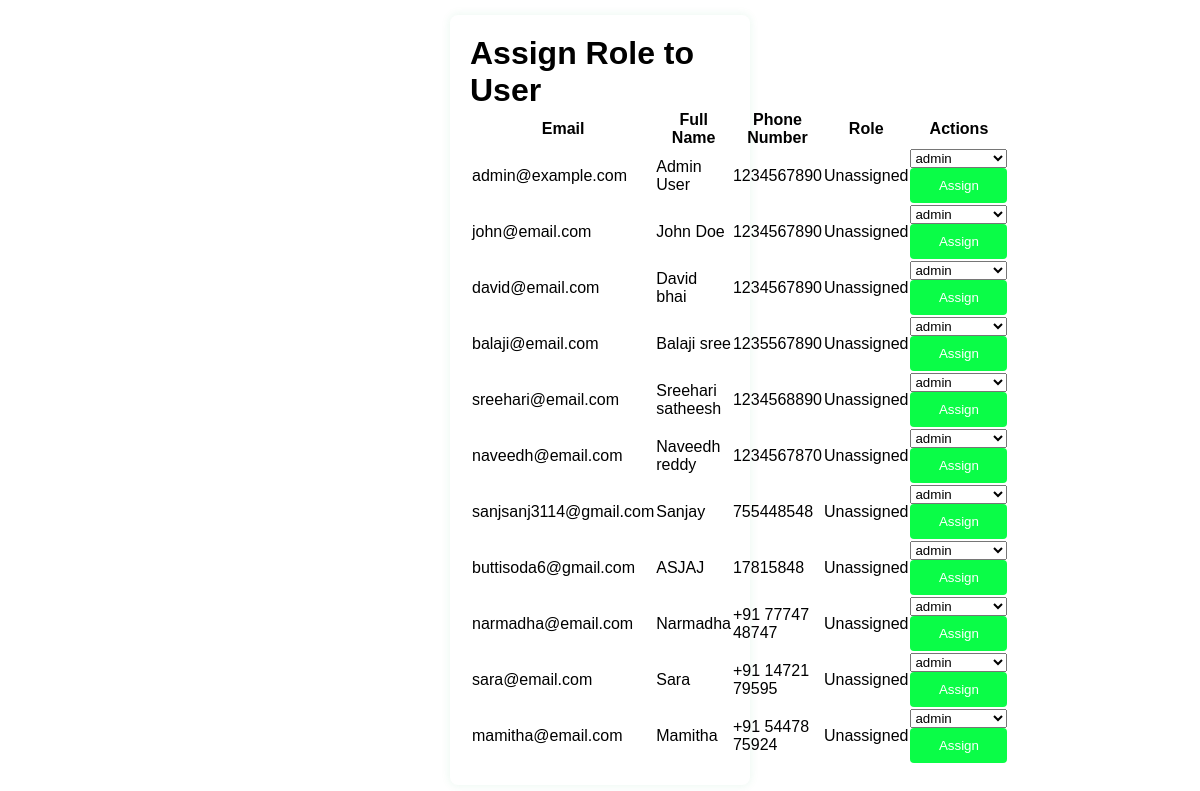
The app's page /assign_role_page with its own data.
### tables this page shows
CREATE TABLE users (
        user_id INTEGER PRIMARY KEY AUTOINCREMENT,
        email TEXT UNIQUE NOT NULL,
        password_hash TEXT NOT NULL,
        full_name TEXT,
        phone_number TEXT,
        created_at TIMESTAMP DEFAULT CURRENT_TIMESTAMP,
        updated_at TIMESTAMP DEFAULT CURRENT_TIMESTAMP,
        last_login TIMESTAMP,
        is_active BOOLEAN DEFAULT TRUE,
        is_admin INTEGER DEFAULT 0,
        is_delivery_boy INTEGER DEFAULT 0,
        role_id INTEGER,
        FOREIGN KEY(role_id) REFERENCES roles(role_id)
    );

CREATE TABLE roles (
        role_id INTEGER PRIMARY KEY AUTOINCREMENT,
        role_name TEXT NOT NULL UNIQUE,
        role_description TEXT,
        created_at TIMESTAMP DEFAULT CURRENT_TIMESTAMP
    );

### app.py (the view)
@app.route('/assign_role_page', methods=['GET', 'POST'])
def assign_role_page():
    conn = get_db()
    cursor = conn.cursor()
    cursor.execute('SELECT * FROM Users')
    users = cursor.fetchall()
    cursor.execute('SELECT * FROM roles')
    roles = cursor.fetchall()
    conn.close()
    return render_template('assign_role_page.html', users=users, roles=roles)

### app.py (called while the page is built)
@app.teardown_appcontext
def close_connection(exception):
    db = getattr(g, '_database', None)
    if db is not None:
        db.close()

def get_db():
    conn = sqlite3.connect('existing_database.db')
    conn.row_factory = sqlite3.Row
    return conn

### templates/assign_role_page.html (shortened to what this page needs)
<!DOCTYPE html>
<html lang="en">
<head>
    <link rel="stylesheet" href="{{ url_for('static', filename='css/assign_role_page.css') }}">
</head>
<body>
    <div class="container">
        <h1>Assign Role to User</h1>
        <table>
            <thead>
                <tr>
                    <th>Email</th>
                    <th>Full Name</th>
                    <th>Phone Number</th>
                    <th>Role</th>
                    <th>Actions</th>
                </tr>
            </thead>
            <tbody>
                {% for user in users %}
                <tr>
                    <td>{{ user['email'] }}</td>
                    <td>{{ user['full_name'] }}</td>
                    <td>{{ user['phone_number'] }}</td>
                    <td>{{ user['role'] or 'Unassigned' }}</td>
                    <td>
                        <form method="POST" action="{{ url_for('assign_role', user_id=user['user_id']) }}">
                            <select name="role">
                                {% for role in roles %}
                                    <option value="{{ role['role_id'] }}" {% if role['role_id'] == user['role_id'] %} selected {% endif %}>{{ role['role_name'] }}</option>
                                {% endfor %}
                            </select>
                            <button type="submit" class="btn-small">Assign</button>
                        </form>
                    </td>
                </tr>
                {% endfor %}
            </tbody>
        </table>
    </div>
</body>
</html>

### static/css/assign_role_page.css (style rules this page uses)
* { margin: 0; padding: 0; box-sizing: border-box; }
body { font-family: Arial, sans-serif; background-color: #ffffff; display: flex; justify-content: center; align-items: center; height: 100vh; }
.container { background-color: #fff; padding: 20px; border-radius: 8px; box-shadow: 0 0 10px rgba(27, 167, 90, 0.1); width: 300px; }
button { width: 100%; padding: 10px; background-color: #0afd47; color: #fff; border: none; border-radius: 4px; cursor: pointer; }

### records on screen
users: email "admin@example.com", full_name "Admin User", phone_number "1234567890", user "Unassigned", role "admin"
users: email "john@email.com", full_name "John Doe", phone_number "1234567890", user "Unassigned", role "admin"
users: email "david@email.com", full_name "David bhai", phone_number "1234567890", user "Unassigned", role "admin"
users: email "balaji@email.com", full_name "Balaji sree", phone_number "1235567890", user "Unassigned", role "admin"
users: email "sreehari@email.com", full_name "Sreehari satheesh", phone_number "1234568890", user "Unassigned", role "admin"
users: email "naveedh@email.com", full_name "Naveedh reddy", phone_number "1234567870", user "Unassigned", role "admin"
users: email "sanjsanj3114@gmail.com", full_name "Sanjay", phone_number "755448548", user "Unassigned"
users: email "buttisoda6@gmail.com", full_name "ASJAJ", phone_number "17815848", user "Unassigned"
users: email "narmadha@email.com", full_name "Narmadha", phone_number "+91 77747 48747", user "Unassigned"
users: email "sara@email.com", full_name "Sara", phone_number "+91 14721 79595", user "Unassigned"
users: email "mamitha@email.com", full_name "Mamitha", phone_number "+91 54478 75924", user "Unassigned"

### other values on screen
form field role "admin"
